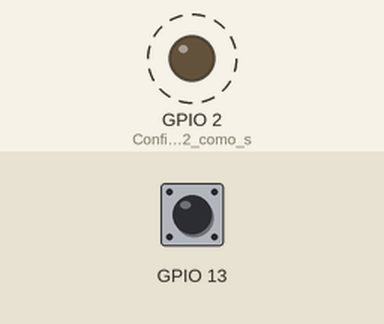
The program below on a simulated ESP32. On the bench: output pins drawn as LEDs (lit = HIGH). Dashed ring = blinking. The inputs (shaded band) are chosen by the test bench; at power-on: GPIO 13 HIGH. What the program prints to the serial monitor is not drawn.

Above: at 1.8 s.
1.9 s: GPIO 13 pulled LOW for 0.6 s
Timing chart, 0 to 10.9 s (numbered marks = the images above; inputs shaded):
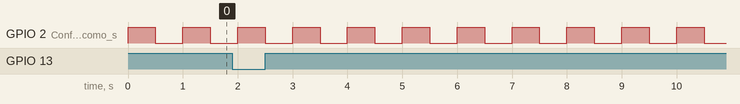

Measured:
- by itself, GPIO 2 (Configura_o_pino_2_como_s): alternates HIGH for 0.50 s and LOW for 0.50 s

The program:

main.cpp
```cpp
#include <Arduino.h>
#include "freertos/task.h"
#include "freertos/FreeRTOS.h"

TaskHandle_t taskHandle1 = NULL;
TaskHandle_t taskHandle2 = NULL;

void vTask1(void *pvParameters);
void vTask2(void *pvParameters);

int capacitiveValue;
int threshold = 20; // Limiar para ajustar

void setup()
{
  Serial.begin(115200); // Taxa de transferência serial (baud rate) = 115200 bits por segundo (bps)
  pinMode(2, OUTPUT); // Configura o pino 2 como saída

  xTaskCreate(vTask1, "TOUCH", configMINIMAL_STACK_SIZE + 1024, NULL, 1, &taskHandle1);
  xTaskCreate(vTask2, "LED", configMINIMAL_STACK_SIZE, NULL, 1, &taskHandle2);
  // xTaskCreatePinnedToCore(vTask1, "TOUCH", 2048, NULL, 1, &taskHandle1, 1);
  // xTaskCreatePinnedToCore(vTask2, "LED", 2048, NULL, 5, &taskHandle2, 0);
}

void loop()
{
  delay(500); // Delay de 500 ms para atualização
}

void vTask1(void *pvParameters){
  for (;;) {
    capacitiveValue = touchRead(13);
    if (capacitiveValue < threshold)
    {
      Serial.println("Touched");
    }
    vTaskDelay(pdMS_TO_TICKS(500)); // Adiciona um delay para evitar uso excessivo de CPU
  }
}

void vTask2(void *pvParameters){
  for (;;) {
    digitalWrite(2, HIGH);
    vTaskDelay(pdMS_TO_TICKS(500));
    digitalWrite(2, LOW);
    vTaskDelay(pdMS_TO_TICKS(500));
  }
}
```
